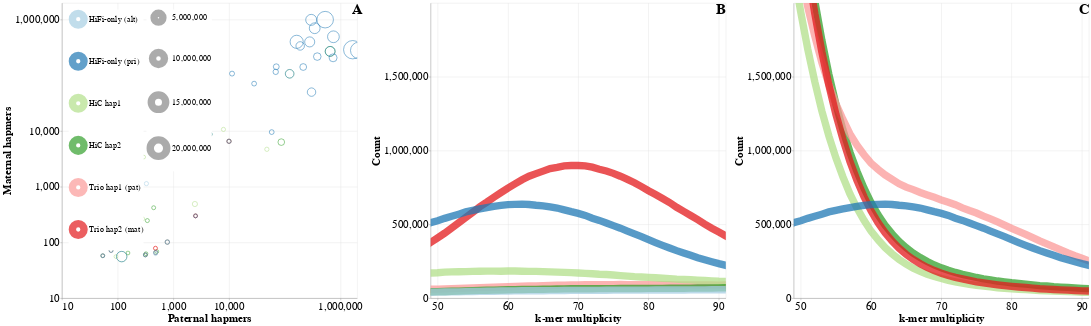

Source (notebook cell):
### Code cell
alt.hconcat(panel_a,panel_b,panel_c,center=True).configure_axis(
            labelFont='Arial',
            labelFontSize = 30,
            titleFont='Arial',
            titleFontSize=30
        ).configure_legend(
            orient='top-left',
            fillColor='white',
            labelFont='Arial',
            labelFontSize=23,
            title=None,
            symbolSize=1000,
            symbolStrokeWidth=20,
        ).configure_title(
            fontSize=40,
            font='Arial',
            anchor='end',
            color='black',
            dx=0,
            dy=42,
        )

### Figure 1 — Vega-Lite specification as saved in the notebook (floating-point values rounded to 4 significant figures; data arrays with more than 128 entries replaced by an {"elided": "..."} marker saying what was removed)
{"config": {"view": {"continuousWidth": 400, "continuousHeight": 300}, "axis": {"labelFont": "Arial", "labelFontSize": 30, "titleFont": "Arial", "titleFontSize": 30}, "legend": {"fillColor": "white", "labelFont": "Arial", "labelFontSize": 23, "orient": "top-left", "symbolSize": 1000, "symbolStrokeWidth": 20, "title": null}, "title": {"anchor": "end", "color": "black", "dx": 0, "dy": 42, "font": "Arial", "fontSize": 40}}, "hconcat": [{"data": {"name": "data-5b10df76e221f4cce4a6e44995c42477"}, "mark": {"type": "point", "clip": true}, "encoding": {"color": {"field": "Assembly", "scale": {"domain": ["HiFi-only (alt)", "HiFi-only (pri)", "HiC hap1", "HiC hap2", "Trio hap1 (pat)", "Trio hap2 (mat)"], "range": ["#a6cee3", "#1f78b4", "#b2df8a", "#33a02c", "#fb9a99", "#e31a1c"]}, "type": "nominal"}, "size": {"field": "Size", "scale": {"domain": [10, 20000000], "range": [100, 2000]}, "type": "quantitative"}, "x": {"axis": {"values": [10, 100, 1000, 10000, 1000000]}, "field": "pat_hapmer", "scale": {"domain": [10, 2000000], "type": "log"}, "title": "Paternal hapmers", "type": "quantitative"}, "y": {"axis": {"values": [10, 100, 1000, 10000, 1000000]}, "field": "mat_hapmer", "scale": {"domain": [10, 2000000], "type": "log"}, "title": "Maternal hapmers", "type": "quantitative"}}, "height": 800, "title": "A", "width": 800}, {"data": {"name": "data-82db1d1b0c2ff61ed40a0312b3d2b341"}, "mark": {"type": "line", "clip": true, "opacity": 0.75, "strokeWidth": 20}, "encoding": {"color": {"field": "Assembly", "scale": {"domain": ["HiFi-only (alt)", "HiFi-only (pri)", "HiC hap1", "HiC hap2", "Trio hap1 (pat)", "Trio hap2 (mat)"], "range": ["#a6cee3", "#1f78b4", "#b2df8a", "#33a02c", "#fb9a99", "#e31a1c"]}, "type": "nominal"}, "x": {"axis": {"values": [50, 60, 70, 80, 90]}, "field": "kmer_multiplicity", "scale": {"domain": [49, 91]}, "title": "k-mer multiplicity", "type": "quantitative"}, "y": {"axis": {"values": [0, 500000, 1000000, 1500000]}, "field": "Count", "scale": {"domain": [0, 2000000]}, "title": "Count", "type": "quantitative"}}, "height": 800, "title": "B", "width": 800}, {"data": {"name": "data-7968fe9784ffc55a553f4a8871e77eed"}, "mark": {"type": "line", "clip": true, "opacity": 0.75, "strokeWidth": 20}, "encoding": {"color": {"field": "Assembly", "scale": {"domain": ["HiFi-only (alt)", "HiFi-only (pri)", "HiC hap1", "HiC hap2", "Trio hap1 (pat)", "Trio hap2 (mat)"], "range": ["#a6cee3", "#1f78b4", "#b2df8a", "#33a02c", "#fb9a99", "#e31a1c"]}, "type": "nominal"}, "x": {"axis": {"values": [50, 60, 70, 80, 90]}, "field": "kmer_multiplicity", "scale": {"domain": [49, 91]}, "title": "k-mer multiplicity", "type": "quantitative"}, "y": {"axis": {"values": [0, 500000, 1000000, 1500000]}, "field": "Count", "scale": {"domain": [0, 2000000]}, "title": "Count", "type": "quantitative"}}, "height": 800, "title": "C", "width": 800}], "center": true, "$schema": "https://vega.github.io/schema/vega-lite/v4.17.0.json", "datasets": {"data-5b10df76e221f4cce4a6e44995c42477": [{"Assembly": "HiC hap1", "Contig": "h1tg000106l", "pat_hapmer": 118, "mat_hapmer": 56, "Size": 7416280}, {"Assembly": "HiC hap1", "Contig": "h1tg000152l", "pat_hapmer": 281, "mat_hapmer": 266, "Size": 184670}, {"Assembly": "HiC hap1", "Contig": "h1tg000156l", "pat_hapmer": 122509, "mat_hapmer": 107306, "Size": 4688765}, {"Assembly": "HiC hap1", "Contig": "h1tg000229l", "pat_hapmer": 9988, "mat_hapmer": 6599, "Size": 353137}, {"Assembly": "HiC hap1", "Contig": "h1tg000362l", "pat_hapmer": 7931, "mat_hapmer": 10756, "Size": 290854}, {"Assembly": "HiC hap1", "Contig": "h1tg000393l", "pat_hapmer": 93, "mat_hapmer": 56, "Size": 30443}, {"Assembly": "HiC hap1", "Contig": "h1tg000405l", "pat_hapmer": 2436, "mat_hapmer": 492, "Size": 1018316}, {"Assembly": "HiC hap1", "Contig": "h1tg000418l", "pat_hapmer": 47749, "mat_hapmer": 4729, "Size": 369436}, {"Assembly": "HiC hap1", "Contig": "h1tg000432l", "pat_hapmer": 2501, "mat_hapmer": 301, "Size": 106999}, {"Assembly": "HiC hap1", "Contig": "h1tg000451l", "pat_hapmer": 481, "mat_hapmer": 66, "Size": 273456}, {"Assembly": "HiC hap1", "Contig": "h1tg000547l", "pat_hapmer": 779, "mat_hapmer": 102, "Size": 459507}, {"Assembly": "HiC hap1", "Contig": "h1tg000584l", "pat_hapmer": 76, "mat_hapmer": 72, "Size": 121718}, {"Assembly": "HiC hap1", "Contig": "h1tg000598l", "pat_hapmer": 231, "mat_hapmer": 296, "Size": 139644}, {"Assembly": "HiC hap1", "Contig": "h1tg000602l", "pat_hapmer": 163, "mat_hapmer": 89, "Size": 36463}, {"Assembly": "HiC hap1", "Contig": "h1tg000768l", "pat_hapmer": 4590, "mat_hapmer": 8801, "Size": 116625}, {"Assembly": "HiC hap1", "Contig": "h1tg000836l", "pat_hapmer": 293, "mat_hapmer": 3427, "Size": 26924}, {"Assembly": "HiC hap2", "Contig": "h2tg000060l", "pat_hapmer": 653550, "mat_hapmer": 271077, "Size": 6484363}, {"Assembly": "HiC hap2", "Contig": "h2tg000079l", "pat_hapmer": 86673, "mat_hapmer": 6361, "Size": 2366915}, {"Assembly": "HiC hap2", "Contig": "h2tg000272l", "pat_hapmer": 314, "mat_hapmer": 60, "Size": 110207}, {"Assembly": "HiC hap2", "Contig": "h2tg000279l", "pat_hapmer": 322, "mat_hapmer": 63, "Size": 57727}, {"Assembly": "HiC hap2", "Contig": "h2tg000336l", "pat_hapmer": 341, "mat_hapmer": 248, "Size": 193366}, {"Assembly": "HiC hap2", "Contig": "h2tg000357l", "pat_hapmer": 443, "mat_hapmer": 422, "Size": 152306}, {"Assembly": "HiC hap2", "Contig": "h2tg000393l", "pat_hapmer": 502, "mat_hapmer": 69, "Size": 99849}, {"Assembly": "HiC hap2", "Contig": "h2tg000414l", "pat_hapmer": 54, "mat_hapmer": 58, "Size": 46494}, {"Assembly": "HiC hap2", "Contig": "h2tg000438l", "pat_hapmer": 153, "mat_hapmer": 65, "Size": 46907}, {"Assembly": "Trio hap1 (pat)", "Contig": "h1tg000325l", "pat_hapmer": 314, "mat_hapmer": 60, "Size": 110207}, {"Assembly": "Trio hap1 (pat)", "Contig": "h1tg000407l", "pat_hapmer": 2501, "mat_hapmer": 301, "Size": 106999}, {"Assembly": "Trio hap1 (pat)", "Contig": "h1tg000416l", "pat_hapmer": 481, "mat_hapmer": 66, "Size": 273456}, {"Assembly": "Trio hap1 (pat)", "Contig": "h1tg000481l", "pat_hapmer": 477, "mat_hapmer": 79, "Size": 167561}, {"Assembly": "Trio hap1 (pat)", "Contig": "h1tg000482l", "pat_hapmer": 779, "mat_hapmer": 102, "Size": 459507}, {"Assembly": "Trio hap1 (pat)", "Contig": "h1tg000500l", "pat_hapmer": 76, "mat_hapmer": 72, "Size": 121718}, {"Assembly": "Trio hap1 (pat)", "Contig": "h1tg000536l", "pat_hapmer": 54, "mat_hapmer": 58, "Size": 46494}, {"Assembly": "Trio hap2 (mat)", "Contig": "h2tg000005l", "pat_hapmer": 159, "mat_hapmer": 712, "Size": 12851015}, {"Assembly": "Trio hap2 (mat)", "Contig": "h2tg000101l", "pat_hapmer": 118, "mat_hapmer": 162, "Size": 7319239}, {"Assembly": "Trio hap2 (mat)", "Contig": "h2tg000209l", "pat_hapmer": 9978, "mat_hapmer": 6585, "Size": 351164}, {"Assembly": "Trio hap2 (mat)", "Contig": "h2tg000362l", "pat_hapmer": 2501, "mat_hapmer": 301, "Size": 106999}, {"Assembly": "Trio hap2 (mat)", "Contig": "h2tg000430l", "pat_hapmer": 477, "mat_hapmer": 79, "Size": 167561}, {"Assembly": "HiFi-only (pri)", "Contig": "ptg000021l_1", "pat_hapmer": 2126941, "mat_hapmer": 282031, "Size": 19683555}, {"Assembly": "HiFi-only (pri)", "Contig": "ptg000029l_1", "pat_hapmer": 298751, "mat_hapmer": 997493, "Size": 8276722}, {"Assembly": "HiFi-only (pri)", "Contig": "ptg000032l_1", "pat_hapmer": 748470, "mat_hapmer": 495763, "Size": 9598109}, {"Assembly": "HiFi-only (pri)", "Contig": "ptg000040l_1", "pat_hapmer": 383919, "mat_hapmer": 218580, "Size": 3375373}, {"Assembly": "HiFi-only (pri)", "Contig": "ptg000048l_1", "pat_hapmer": 738357, "mat_hapmer": 207722, "Size": 3831613}, {"Assembly": "HiFi-only (pri)", "Contig": "ptg000060l_1", "pat_hapmer": 345261, "mat_hapmer": 706524, "Size": 7919575}, {"Assembly": "HiFi-only (pri)", "Contig": "ptg000064l_1", "pat_hapmer": 3730294, "mat_hapmer": 392468, "Size": 38660668}, {"Assembly": "HiFi-only (pri)", "Contig": "ptg000067l_1", "pat_hapmer": 68892, "mat_hapmer": 116231, "Size": 1182498}, {"Assembly": "HiFi-only (pri)", "Contig": "ptg000076l_1", "pat_hapmer": 1662622, "mat_hapmer": 290425, "Size": 24930671}, {"Assembly": "HiFi-only (pri)", "Contig": "ptg000080l_1", "pat_hapmer": 58360, "mat_hapmer": 9632, "Size": 725842}, {"Assembly": "HiFi-only (pri)", "Contig": "ptg000084l_1", "pat_hapmer": 163810, "mat_hapmer": 402483, "Size": 12338213}, {"Assembly": "HiFi-only (pri)", "Contig": "ptg000087l_1", "pat_hapmer": 280603, "mat_hapmer": 401004, "Size": 6760624}, {"Assembly": "HiFi-only (pri)", "Contig": "ptg000103l_1", "pat_hapmer": 70436, "mat_hapmer": 143534, "Size": 1584584}, {"Assembly": "HiFi-only (pri)", "Contig": "ptg000106l_1", "pat_hapmer": 653550, "mat_hapmer": 271077, "Size": 6484367}, {"Assembly": "HiFi-only (pri)", "Contig": "ptg000122l_1", "pat_hapmer": 531877, "mat_hapmer": 1005796, "Size": 20155647}, {"Assembly": "HiFi-only (pri)", "Contig": "ptg000157l_1", "pat_hapmer": 302675, "mat_hapmer": 50296, "Size": 4463239}, {"Assembly": "HiFi-only (pri)", "Contig": "ptg000184l_1", "pat_hapmer": 118, "mat_hapmer": 56, "Size": 7416280}, {"Assembly": "HiFi-only (pri)", "Contig": "ptg000190l_1", "pat_hapmer": 189353, "mat_hapmer": 339680, "Size": 4505975}, {"Assembly": "HiFi-only (pri)", "Contig": "ptg000261l_1", "pat_hapmer": 122509, "mat_hapmer": 107306, "Size": 4688765}, {"Assembly": "HiFi-only (pri)", "Contig": "ptg000312l_1", "pat_hapmer": 214642, "mat_hapmer": 141980, "Size": 2495227}, {"Assembly": "HiFi-only (pri)", "Contig": "ptg000338l_1", "pat_hapmer": 28196, "mat_hapmer": 71432, "Size": 717012}, {"Assembly": "HiFi-only (pri)", "Contig": "ptg000378l_1", "pat_hapmer": 9978, "mat_hapmer": 6585, "Size": 351164}, {"Assembly": "HiFi-only (pri)", "Contig": "ptg000502l_1", "pat_hapmer": 11312, "mat_hapmer": 108118, "Size": 820601}, {"Assembly": "HiFi-only (pri)", "Contig": "ptg000520l_1", "pat_hapmer": 314, "mat_hapmer": 60, "Size": 110207}, {"Assembly": "HiFi-only (pri)", "Contig": "ptg000656l_1", "pat_hapmer": 2501, "mat_hapmer": 301, "Size": 106999}, {"Assembly": "HiFi-only (pri)", "Contig": "ptg000681l_1", "pat_hapmer": 481, "mat_hapmer": 66, "Size": 273456}, {"Assembly": "HiFi-only (pri)", "Contig": "ptg000746l_1", "pat_hapmer": 1739, "mat_hapmer": 11396, "Size": 68178}, {"Assembly": "HiFi-only (pri)", "Contig": "ptg000787l_1", "pat_hapmer": 779, "mat_hapmer": 102, "Size": 459507}, {"Assembly": "HiFi-only (pri)", "Contig": "ptg000824l_1", "pat_hapmer": 76, "mat_hapmer": 72, "Size": 121718}, {"Assembly": "HiFi-only (pri)", "Contig": "ptg000893l_1", "pat_hapmer": 54, "mat_hapmer": 58, "Size": 46494}, {"Assembly": "HiFi-only (pri)", "Contig": "ptg001024l_1", "pat_hapmer": 4590, "mat_hapmer": 8801, "Size": 116625}, {"Assembly": "HiFi-only (alt)", "Contig": "hap_ptg000680l_1_1", "pat_hapmer": 328, "mat_hapmer": 1144, "Size": 305959}, {"Assembly": "HiFi-only (alt)", "Contig": "hap_ptg000823l_1_1", "pat_hapmer": 478, "mat_hapmer": 63, "Size": 77115}], "data-82db1d1b0c2ff61ed40a0312b3d2b341": {"elided": "786 records"}, "data-7968fe9784ffc55a553f4a8871e77eed": {"elided": "655 records"}}}
